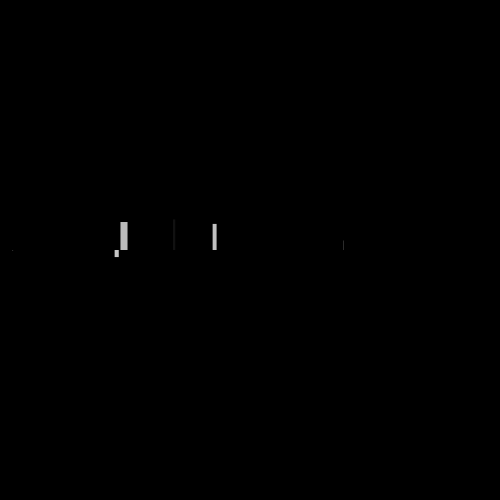
Frame 1 (no input)
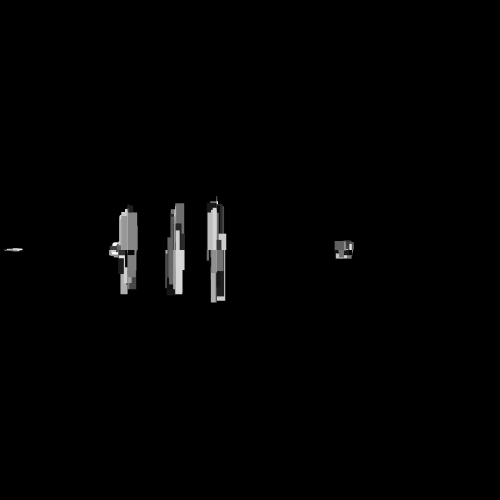
Frame 60 (the mouse pressed at the canvas centre just before this capture)
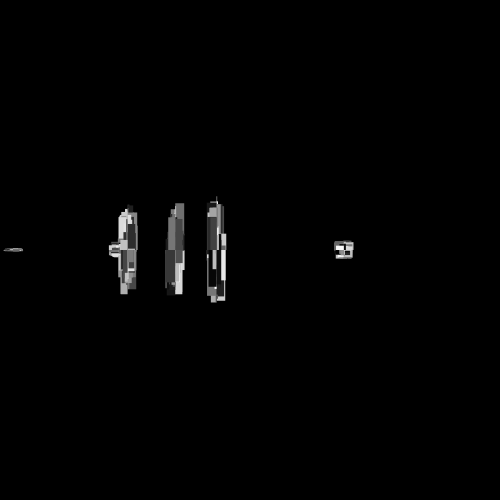
Frame 120 (the mouse held since frame 60 and released just before this capture)

The Processing sketch that drew these frames (run headless with seeded random() and noise(); from frame 60 on, the mouse is pressed at the canvas centre):

// Processing sketch: abstract_walking_f
// ── abstract_walking_f.pde
ArrayList <Line> line;
float periX;
float periY;
float speed = 1;
float col = random(255);
float dist = random(-100, 100);
int counter = 0;

void setup() {
  background(0);
  size (500, 500); 
  line = new ArrayList();
  for (int i=0; i<10; i++) {
    line.add(new Line());
  }
noStroke();
filter(BLUR, counter);
}

void draw() {
  counter++;
  fill(255);
  translate (width/2, height/2);
  periX = (cos(counter*0.002)*400);
  periY = (cos(counter*0.002)*200);
  // ellipse(0, 0, periX, periY);
  for (Line l1 : line) {
    l1.update();
  }
}

class Line {
  float x;
  float y;
  float speed;
  float a = random(periX);
  float b = random(periY);

  Line () {
    x = random(-400, 400);
    y = random(100);
    speed = 1;
  }

  void update() {
    growth();
    grid();
  }

  void growth() {
    y += (0 - y) * counter*0.00005;
    if (y < 1) {
      y = random(-periX, periX);
      x = random(-100, 100);
    }
    if (counter > 240) {
      counter = 200;
      background(0);
      // now send a sound event to sc or ableton
    }
  }

  void grid() {
    fill(255);
    //translate (x, y);
    fill(random(255));
    rect (x, b, random(-10, 10), random(-y, y));
     println(y, x, counter);
  }
}
